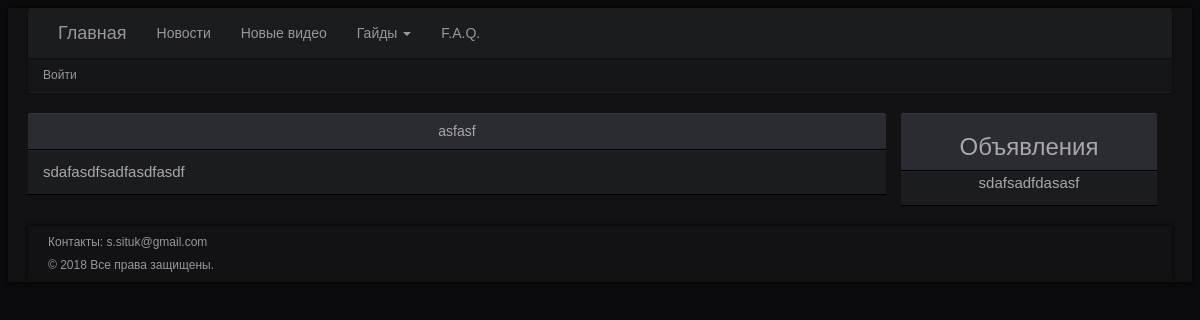
/main/, run on the app's committed database.
### minimum/models.py (models this page shows, shortened)
class Faq(models.Model):
	title = models.CharField(max_length = 200, blank = True, null = True, default = None)
	faq = RichTextField(blank = True, null = True, default = None)

class Ads(models.Model):
	ads = RichTextField(blank = True, null = True, default = None)
	date = models.DateTimeField(auto_now_add = True, auto_now = False)

### minimum/views.py (the view)
def list_faq (request):
	args = {}
	args['list_faq'] = Faq.objects.all
	args['ads'] = Ads.objects.order_by('-date')[:1]
	args['username'] = auth.get_user(request).username
	return render_to_response('list_faq.html', args)

### templates/list_faq.html (shortened to what this page needs)
{% extends 'in_main.html' %}
{% load staticfiles %}
{% block list_news %}
<div class="row" id="news-row">
	{% for this_faq in list_faq %}
	<div class="col-md-12" id="news-head">
	  <h5>{{this_faq.title}}</h5>
	</div>
	<div class="col-md-12" id="news-colm">
		<p>{% autoescape off%}{{this_faq.faq}}{% endautoescape %}</p>
	</div>
	{% endfor %}
</div>
{% endblock %}
{% block ads %}
<div class="col-md-3" id="right-coll">
    <div class="col-md-12" id="result-head">
        <h3>Объявления</h3>
    </div>
    {% for this_ads in ads %}
	    <div class="col-md-12" id="user-result">
	    	{% autoescape off%}{{this_ads.ads}}{% endautoescape %}
		</div>
    {% endfor %}
</div>
{% endblock %}

### static/static_dev/style.css (style rules this page uses)
body { background-color: #000; background: #0B0B0D; color: #989899 !important; font-family: verdana, arial, sans-serif; font-size: 14px; line-height: 1.5; position: relative; margin: 0; display: block; margin: 8px; }
#news-head { background: #2b2c32; border-top: 1px solid #36373c; border-bottom: 1px solid #000; text-align: center; border-radius: 3px 3px 0 0; line-height: 37px; font-size: 20px; font-weight: normal; min-width: 50px; color: #a8a8aa; padding: 0 15px; }
#news-colm { background: #1b1c20; border-top: 1px solid #222429; border-bottom: 1px solid #000; text-align: justify; font-size: 15px; font-weight: normal; min-width: 50px; color: #a8a8aa; padding: 0 15px; }
#result-head { background: #2b2c32; border-top: 1px solid #36373c; border-bottom: 1px solid #000; text-align: center; border-radius: 3px 3px 0 0; line-height: 37px; font-size: 20px; font-weight: normal; min-width: 50px; color: #a8a8aa; padding: 15 0px; }
#user-result { background: #1b1c20; border-top: 1px solid #222429; border-bottom: 1px solid #000; text-align: center; font-size: 15px; font-weight: normal; min-width: 50px; color: #a8a8aa; padding: 15 0px; }

### data on the page
Faq: title "asfasf", faq "sdafasdfsadfasdfasdf"
Ads: ads "sdafsadfdasasf"
